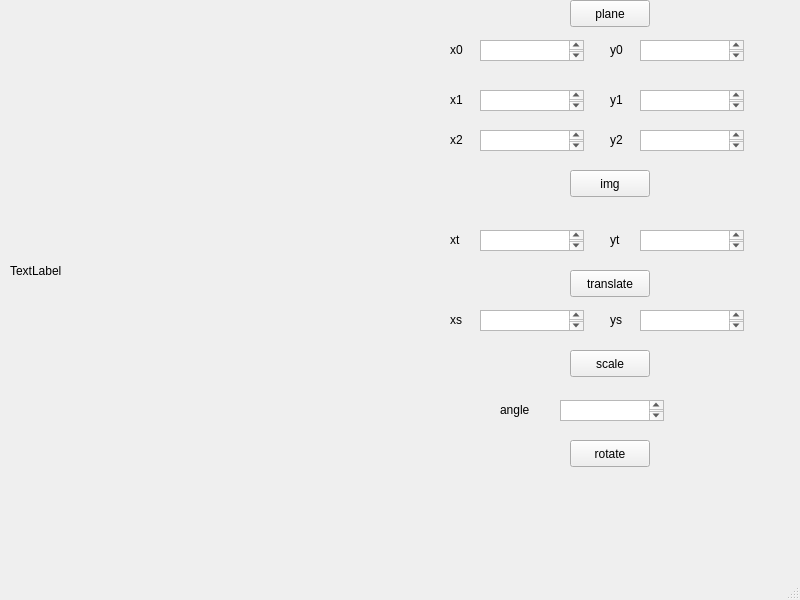
<?xml version="1.0" encoding="UTF-8"?>
<ui version="4.0">
 <class>MainWindow</class>
 <widget class="QMainWindow" name="MainWindow">
  <property name="geometry">
   <rect>
    <x>0</x>
    <y>0</y>
    <width>800</width>
    <height>600</height>
   </rect>
  </property>
  <property name="windowTitle">
   <string>MainWindow</string>
  </property>
  <widget class="QWidget" name="centralwidget">
   <widget class="QLabel" name="label">
    <property name="geometry">
     <rect>
      <x>10</x>
      <y>20</y>
      <width>401</width>
      <height>501</height>
     </rect>
    </property>
    <property name="text">
     <string>TextLabel</string>
    </property>
   </widget>
   <widget class="QPushButton" name="pushButton">
    <property name="geometry">
     <rect>
      <x>570</x>
      <y>0</y>
      <width>80</width>
      <height>27</height>
     </rect>
    </property>
    <property name="text">
     <string>plane</string>
    </property>
   </widget>
   <widget class="QLabel" name="label_2">
    <property name="geometry">
     <rect>
      <x>450</x>
      <y>40</y>
      <width>21</width>
      <height>19</height>
     </rect>
    </property>
    <property name="text">
     <string>x0</string>
    </property>
   </widget>
   <widget class="QLabel" name="label_3">
    <property name="geometry">
     <rect>
      <x>610</x>
      <y>40</y>
      <width>21</width>
      <height>19</height>
     </rect>
    </property>
    <property name="text">
     <string>y0</string>
    </property>
   </widget>
   <widget class="QTextEdit" name="textEdit">
    <property name="geometry">
     <rect>
      <x>480</x>
      <y>40</y>
      <width>104</width>
      <height>21</height>
     </rect>
    </property>
   </widget>
   <widget class="QTextEdit" name="textEdit_2">
    <property name="geometry">
     <rect>
      <x>640</x>
      <y>40</y>
      <width>104</width>
      <height>21</height>
     </rect>
    </property>
   </widget>
   <widget class="QLabel" name="label_4">
    <property name="geometry">
     <rect>
      <x>450</x>
      <y>90</y>
      <width>21</width>
      <height>19</height>
     </rect>
    </property>
    <property name="text">
     <string>x1</string>
    </property>
   </widget>
   <widget class="QLabel" name="label_5">
    <property name="geometry">
     <rect>
      <x>610</x>
      <y>90</y>
      <width>21</width>
      <height>19</height>
     </rect>
    </property>
    <property name="text">
     <string>y1</string>
    </property>
   </widget>
   <widget class="QTextEdit" name="textEdit_3">
    <property name="geometry">
     <rect>
      <x>480</x>
      <y>90</y>
      <width>104</width>
      <height>21</height>
     </rect>
    </property>
   </widget>
   <widget class="QTextEdit" name="textEdit_4">
    <property name="geometry">
     <rect>
      <x>640</x>
      <y>90</y>
      <width>104</width>
      <height>21</height>
     </rect>
    </property>
   </widget>
   <widget class="QLabel" name="label_6">
    <property name="geometry">
     <rect>
      <x>450</x>
      <y>130</y>
      <width>21</width>
      <height>19</height>
     </rect>
    </property>
    <property name="text">
     <string>x2</string>
    </property>
   </widget>
   <widget class="QLabel" name="label_7">
    <property name="geometry">
     <rect>
      <x>610</x>
      <y>130</y>
      <width>21</width>
      <height>19</height>
     </rect>
    </property>
    <property name="text">
     <string>y2</string>
    </property>
   </widget>
   <widget class="QTextEdit" name="textEdit_5">
    <property name="geometry">
     <rect>
      <x>480</x>
      <y>130</y>
      <width>104</width>
      <height>21</height>
     </rect>
    </property>
   </widget>
   <widget class="QTextEdit" name="textEdit_6">
    <property name="geometry">
     <rect>
      <x>640</x>
      <y>130</y>
      <width>104</width>
      <height>21</height>
     </rect>
    </property>
   </widget>
   <widget class="QPushButton" name="pushButton_2">
    <property name="geometry">
     <rect>
      <x>570</x>
      <y>170</y>
      <width>80</width>
      <height>27</height>
     </rect>
    </property>
    <property name="text">
     <string>img</string>
    </property>
   </widget>
   <widget class="QTextEdit" name="textEdit_7">
    <property name="geometry">
     <rect>
      <x>480</x>
      <y>230</y>
      <width>104</width>
      <height>21</height>
     </rect>
    </property>
   </widget>
   <widget class="QTextEdit" name="textEdit_8">
    <property name="geometry">
     <rect>
      <x>640</x>
      <y>230</y>
      <width>104</width>
      <height>21</height>
     </rect>
    </property>
   </widget>
   <widget class="QLabel" name="label_8">
    <property name="geometry">
     <rect>
      <x>450</x>
      <y>230</y>
      <width>21</width>
      <height>19</height>
     </rect>
    </property>
    <property name="text">
     <string>xt</string>
    </property>
   </widget>
   <widget class="QLabel" name="label_9">
    <property name="geometry">
     <rect>
      <x>610</x>
      <y>230</y>
      <width>21</width>
      <height>19</height>
     </rect>
    </property>
    <property name="text">
     <string>yt</string>
    </property>
   </widget>
   <widget class="QPushButton" name="pushButton_3">
    <property name="geometry">
     <rect>
      <x>570</x>
      <y>270</y>
      <width>80</width>
      <height>27</height>
     </rect>
    </property>
    <property name="text">
     <string>translate</string>
    </property>
   </widget>
   <widget class="QLabel" name="label_10">
    <property name="geometry">
     <rect>
      <x>450</x>
      <y>310</y>
      <width>21</width>
      <height>19</height>
     </rect>
    </property>
    <property name="text">
     <string>xs</string>
    </property>
   </widget>
   <widget class="QLabel" name="label_11">
    <property name="geometry">
     <rect>
      <x>610</x>
      <y>310</y>
      <width>21</width>
      <height>19</height>
     </rect>
    </property>
    <property name="text">
     <string>ys</string>
    </property>
   </widget>
   <widget class="QTextEdit" name="textEdit_9">
    <property name="geometry">
     <rect>
      <x>480</x>
      <y>310</y>
      <width>104</width>
      <height>21</height>
     </rect>
    </property>
   </widget>
   <widget class="QTextEdit" name="textEdit_10">
    <property name="geometry">
     <rect>
      <x>640</x>
      <y>310</y>
      <width>104</width>
      <height>21</height>
     </rect>
    </property>
   </widget>
   <widget class="QPushButton" name="pushButton_4">
    <property name="geometry">
     <rect>
      <x>570</x>
      <y>350</y>
      <width>80</width>
      <height>27</height>
     </rect>
    </property>
    <property name="text">
     <string>scale</string>
    </property>
   </widget>
   <widget class="QTextEdit" name="textEdit_11">
    <property name="geometry">
     <rect>
      <x>560</x>
      <y>400</y>
      <width>104</width>
      <height>21</height>
     </rect>
    </property>
   </widget>
   <widget class="QLabel" name="label_12">
    <property name="geometry">
     <rect>
      <x>500</x>
      <y>400</y>
      <width>51</width>
      <height>19</height>
     </rect>
    </property>
    <property name="text">
     <string>angle</string>
    </property>
   </widget>
   <widget class="QPushButton" name="pushButton_5">
    <property name="geometry">
     <rect>
      <x>570</x>
      <y>440</y>
      <width>80</width>
      <height>27</height>
     </rect>
    </property>
    <property name="text">
     <string>rotate</string>
    </property>
   </widget>
  </widget>
  <widget class="QMenuBar" name="menubar">
   <property name="geometry">
    <rect>
     <x>0</x>
     <y>0</y>
     <width>800</width>
     <height>24</height>
    </rect>
   </property>
  </widget>
  <widget class="QStatusBar" name="statusbar"/>
 </widget>
 <resources/>
 <connections/>
</ui>
